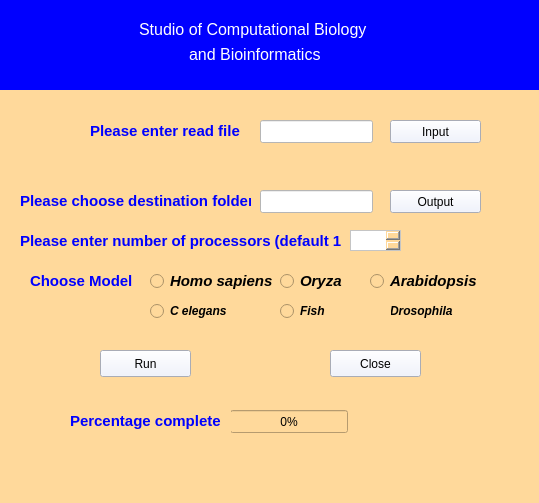
<?xml version="1.0" encoding="UTF-8"?>
<ui version="4.0">
 <class>miReader</class>
 <widget class="QMainWindow" name="miReader">
  <property name="geometry">
   <rect>
    <x>0</x>
    <y>0</y>
    <width>539</width>
    <height>503</height>
   </rect>
  </property>
  <property name="windowTitle">
   <string>miReader</string>
  </property>
  <property name="styleSheet">
   <string notr="true">background-color: rgb(255, 217, 155);</string>
  </property>
  <widget class="QWidget" name="centralWidget">
   <widget class="QLineEdit" name="lineEdit">
    <property name="geometry">
     <rect>
      <x>260</x>
      <y>120</y>
      <width>113</width>
      <height>23</height>
     </rect>
    </property>
    <property name="styleSheet">
     <string notr="true">background-color: rgb(255, 255, 255);</string>
    </property>
   </widget>
   <widget class="QLineEdit" name="lineEdit_2">
    <property name="geometry">
     <rect>
      <x>260</x>
      <y>190</y>
      <width>113</width>
      <height>23</height>
     </rect>
    </property>
    <property name="styleSheet">
     <string notr="true">background-color: rgb(255, 255, 255);</string>
    </property>
   </widget>
   <widget class="QLabel" name="label">
    <property name="geometry">
     <rect>
      <x>90</x>
      <y>120</y>
      <width>151</width>
      <height>21</height>
     </rect>
    </property>
    <property name="font">
     <font>
      <family>Arial</family>
      <pointsize>11</pointsize>
      <weight>75</weight>
      <bold>true</bold>
     </font>
    </property>
    <property name="styleSheet">
     <string notr="true">color: rgb(0, 0, 255);</string>
    </property>
    <property name="text">
     <string>Please enter read file</string>
    </property>
   </widget>
   <widget class="QLabel" name="label_2">
    <property name="geometry">
     <rect>
      <x>20</x>
      <y>180</y>
      <width>231</width>
      <height>41</height>
     </rect>
    </property>
    <property name="font">
     <font>
      <family>Arial</family>
      <pointsize>11</pointsize>
      <weight>75</weight>
      <bold>true</bold>
     </font>
    </property>
    <property name="styleSheet">
     <string notr="true">color: rgb(0, 0, 255);</string>
    </property>
    <property name="text">
     <string>Please choose destination folder</string>
    </property>
   </widget>
   <widget class="QPushButton" name="pushButton_submit">
    <property name="geometry">
     <rect>
      <x>100</x>
      <y>350</y>
      <width>91</width>
      <height>27</height>
     </rect>
    </property>
    <property name="styleSheet">
     <string notr="true">background-color: rgb(237, 241, 255);</string>
    </property>
    <property name="text">
     <string>Run</string>
    </property>
   </widget>
   <widget class="QPushButton" name="pushButton_help">
    <property name="geometry">
     <rect>
      <x>330</x>
      <y>350</y>
      <width>91</width>
      <height>27</height>
     </rect>
    </property>
    <property name="styleSheet">
     <string notr="true">background-color: rgb(237, 241, 255);</string>
    </property>
    <property name="text">
     <string>Close</string>
    </property>
   </widget>
   <widget class="QWidget" name="widget" native="true">
    <property name="geometry">
     <rect>
      <x>-1</x>
      <y>-1</y>
      <width>621</width>
      <height>91</height>
     </rect>
    </property>
    <property name="styleSheet">
     <string notr="true">background-color: rgb(0, 0, 255);</string>
    </property>
    <widget class="QWidget" name="widget_2" native="true">
     <property name="geometry">
      <rect>
       <x>0</x>
       <y>0</y>
       <width>121</width>
       <height>91</height>
      </rect>
     </property>
    </widget>
    <widget class="QLabel" name="label_4">
     <property name="geometry">
      <rect>
       <x>140</x>
       <y>20</y>
       <width>271</width>
       <height>21</height>
      </rect>
     </property>
     <property name="font">
      <font>
       <pointsize>12</pointsize>
      </font>
     </property>
     <property name="statusTip">
      <string>of </string>
     </property>
     <property name="styleSheet">
      <string notr="true">color: rgb(255, 255, 255);</string>
     </property>
     <property name="text">
      <string>Studio of Computational Biology</string>
     </property>
    </widget>
    <widget class="QLabel" name="label_6">
     <property name="geometry">
      <rect>
       <x>190</x>
       <y>40</y>
       <width>181</width>
       <height>31</height>
      </rect>
     </property>
     <property name="font">
      <font>
       <pointsize>12</pointsize>
      </font>
     </property>
     <property name="styleSheet">
      <string notr="true">color: rgb(255, 255, 255);</string>
     </property>
     <property name="text">
      <string>and Bioinformatics</string>
     </property>
    </widget>
    <widget class="QWidget" name="widget_ihbt" native="true">
     <property name="geometry">
      <rect>
       <x>420</x>
       <y>0</y>
       <width>120</width>
       <height>91</height>
      </rect>
     </property>
    </widget>
   </widget>
   <widget class="QPushButton" name="pushButton_browse">
    <property name="geometry">
     <rect>
      <x>390</x>
      <y>120</y>
      <width>91</width>
      <height>23</height>
     </rect>
    </property>
    <property name="styleSheet">
     <string notr="true">background-color: rgb(237, 241, 255);</string>
    </property>
    <property name="text">
     <string>Input</string>
    </property>
   </widget>
   <widget class="QPushButton" name="pushButton_result">
    <property name="geometry">
     <rect>
      <x>390</x>
      <y>190</y>
      <width>91</width>
      <height>23</height>
     </rect>
    </property>
    <property name="styleSheet">
     <string notr="true">background-color: rgb(237, 241, 255);</string>
    </property>
    <property name="text">
     <string>Output</string>
    </property>
   </widget>
   <widget class="QRadioButton" name="radioButton_human">
    <property name="geometry">
     <rect>
      <x>150</x>
      <y>270</y>
      <width>131</width>
      <height>22</height>
     </rect>
    </property>
    <property name="font">
     <font>
      <family>Arial</family>
      <pointsize>11</pointsize>
      <weight>75</weight>
      <italic>true</italic>
      <bold>true</bold>
     </font>
    </property>
    <property name="text">
     <string>Homo sapiens</string>
    </property>
   </widget>
   <widget class="QRadioButton" name="radioButton_rice">
    <property name="geometry">
     <rect>
      <x>280</x>
      <y>270</y>
      <width>71</width>
      <height>22</height>
     </rect>
    </property>
    <property name="font">
     <font>
      <family>Arial</family>
      <pointsize>11</pointsize>
      <weight>75</weight>
      <italic>true</italic>
      <bold>true</bold>
     </font>
    </property>
    <property name="text">
     <string>Oryza</string>
    </property>
   </widget>
   <widget class="QRadioButton" name="radioButton_ath">
    <property name="geometry">
     <rect>
      <x>370</x>
      <y>270</y>
      <width>121</width>
      <height>22</height>
     </rect>
    </property>
    <property name="font">
     <font>
      <family>Arial</family>
      <pointsize>11</pointsize>
      <weight>75</weight>
      <italic>true</italic>
      <bold>true</bold>
     </font>
    </property>
    <property name="text">
     <string>Arabidopsis</string>
    </property>
   </widget>
   <widget class="QLabel" name="label_3">
    <property name="geometry">
     <rect>
      <x>30</x>
      <y>270</y>
      <width>111</width>
      <height>21</height>
     </rect>
    </property>
    <property name="font">
     <font>
      <family>Arial</family>
      <pointsize>11</pointsize>
      <weight>75</weight>
      <bold>true</bold>
     </font>
    </property>
    <property name="styleSheet">
     <string notr="true">color: rgb(0, 0, 255);</string>
    </property>
    <property name="text">
     <string>Choose Model</string>
    </property>
   </widget>
   <widget class="QRadioButton" name="radioButton_elegans">
    <property name="geometry">
     <rect>
      <x>150</x>
      <y>300</y>
      <width>101</width>
      <height>22</height>
     </rect>
    </property>
    <property name="font">
     <font>
      <family>Arial</family>
      <weight>75</weight>
      <italic>true</italic>
      <bold>true</bold>
     </font>
    </property>
    <property name="text">
     <string>C elegans</string>
    </property>
   </widget>
   <widget class="QRadioButton" name="radioButton_droso">
    <property name="geometry">
     <rect>
      <x>370</x>
      <y>300</y>
      <width>111</width>
      <height>22</height>
     </rect>
    </property>
    <property name="font">
     <font>
      <family>Arial</family>
      <weight>75</weight>
      <italic>true</italic>
      <bold>true</bold>
     </font>
    </property>
    <property name="text">
     <string>Drosophila</string>
    </property>
   </widget>
   <widget class="QLabel" name="label_5">
    <property name="geometry">
     <rect>
      <x>20</x>
      <y>230</y>
      <width>321</width>
      <height>21</height>
     </rect>
    </property>
    <property name="font">
     <font>
      <family>Arial</family>
      <pointsize>11</pointsize>
      <weight>75</weight>
      <bold>true</bold>
     </font>
    </property>
    <property name="styleSheet">
     <string notr="true">color: rgb(0, 0, 255);</string>
    </property>
    <property name="text">
     <string>Please enter number of processors (default 1)</string>
    </property>
   </widget>
   <widget class="QTextEdit" name="textEdit_processor">
    <property name="geometry">
     <rect>
      <x>350</x>
      <y>230</y>
      <width>51</width>
      <height>21</height>
     </rect>
    </property>
    <property name="styleSheet">
     <string notr="true">background-color: rgb(255, 255, 255);</string>
    </property>
   </widget>
   <widget class="QProgressBar" name="progressBar">
    <property name="geometry">
     <rect>
      <x>230</x>
      <y>410</y>
      <width>118</width>
      <height>23</height>
     </rect>
    </property>
    <property name="value">
     <number>0</number>
    </property>
   </widget>
   <widget class="QLabel" name="label_7">
    <property name="geometry">
     <rect>
      <x>70</x>
      <y>400</y>
      <width>161</width>
      <height>41</height>
     </rect>
    </property>
    <property name="font">
     <font>
      <family>Arial</family>
      <pointsize>11</pointsize>
      <weight>75</weight>
      <bold>true</bold>
     </font>
    </property>
    <property name="styleSheet">
     <string notr="true">color: rgb(0, 0, 255);</string>
    </property>
    <property name="text">
     <string>Percentage complete</string>
    </property>
   </widget>
   <widget class="QRadioButton" name="radioButton_zebra_fish">
    <property name="geometry">
     <rect>
      <x>280</x>
      <y>300</y>
      <width>111</width>
      <height>22</height>
     </rect>
    </property>
    <property name="font">
     <font>
      <family>Arial</family>
      <weight>75</weight>
      <italic>true</italic>
      <bold>true</bold>
     </font>
    </property>
    <property name="text">
     <string>Fish</string>
    </property>
   </widget>
  </widget>
  <widget class="QStatusBar" name="statusBar"/>
 </widget>
 <layoutdefault spacing="6" margin="11"/>
 <resources/>
 <connections/>
</ui>
